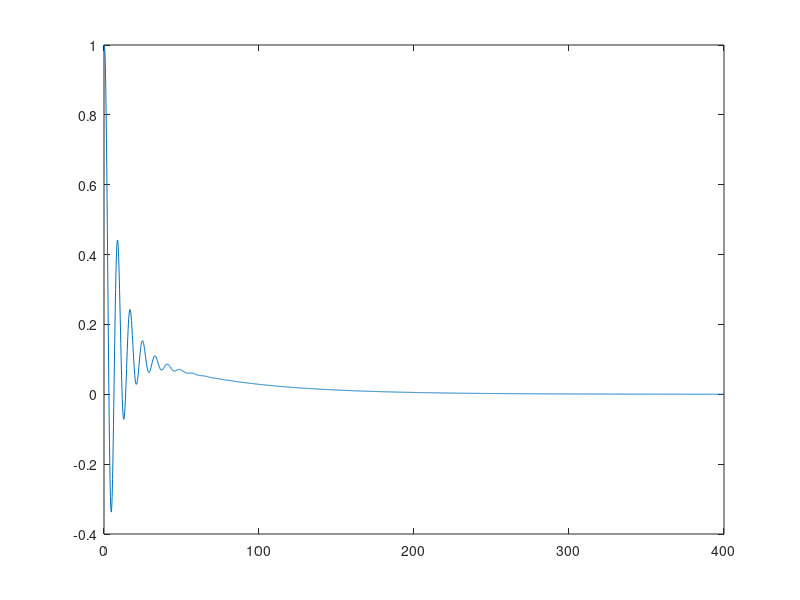

Source code (MATLAB):
close all, clc, clear all
G=tf([1],[6 11 6 1]);
Gr=5+tf([0.1],[1 0]);
G0=Gr*G;
Ge=feedback(1,G0,-1);
[e,t]=step(Ge);
plot(t,e);
% iTae=sum(abs(e).*t)*(t(2)-t(1))

figure
[Gm,Pm,Wf,Wr]=margin(G0)
